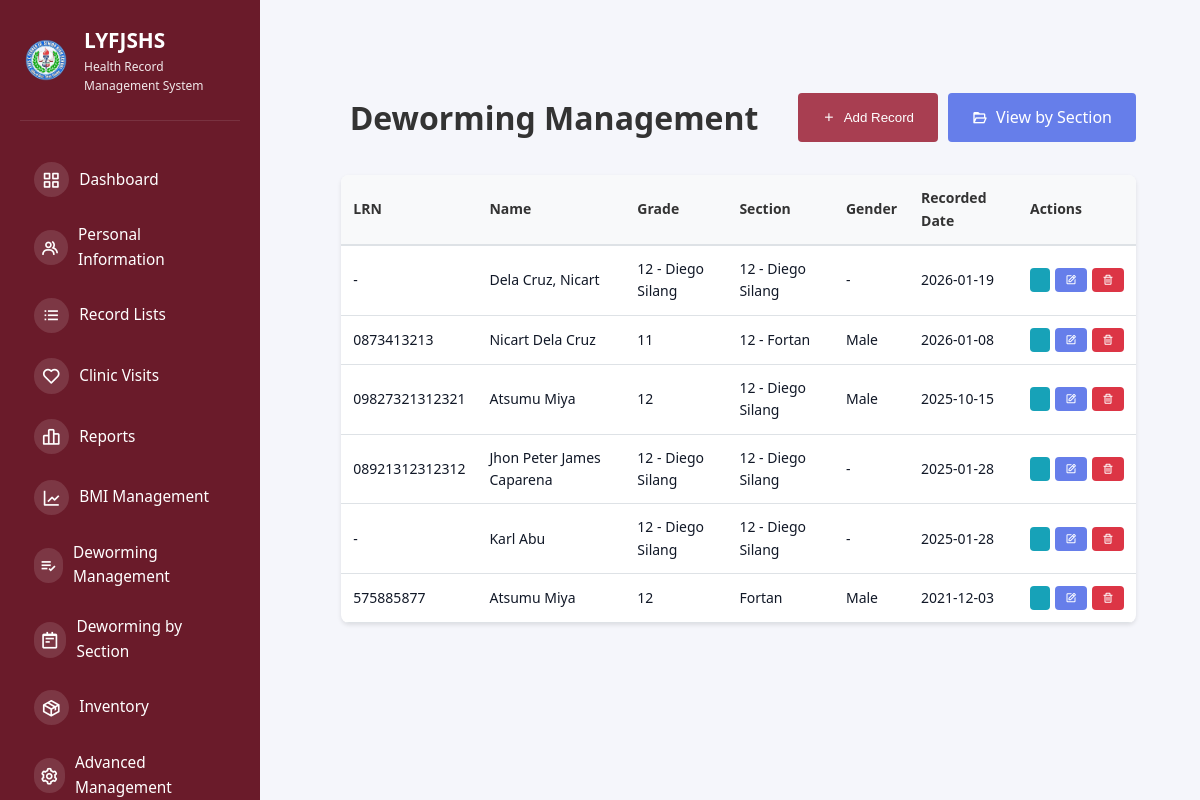
The page /deworming-management (signed in) on the database its author committed.
### tables this page shows
CREATE TABLE deworming_records (
                id INTEGER PRIMARY KEY AUTOINCREMENT,
                person_type TEXT NOT NULL,
                person_id TEXT,
                name TEXT NOT NULL,
                grade TEXT,
                section TEXT NOT NULL,
                lrn TEXT,
                school_year TEXT,
                pre_4ps_recipient TEXT,
                pre_4ps_with_consent TEXT,
                pre_non_4ps_consent TEXT,
                pre_deworming_consent TEXT,
                post_4ps_children TEXT,
                post_non_4ps_children TEXT,
                post_serious_illness TEXT,
                post_adverse_effect TEXT,
                remarks TEXT,
                recorded_date TEXT,
                recorded_by INTEGER,
                recorded_by_name TEXT,
                created_at TIMESTAMP DEFAULT CURRENT_TIMESTAMP,
                updated_at TIMESTAMP DEFAULT CURRENT_TIMESTAMP, gender TEXT,
                FOREIGN KEY(recorded_by) REFERENCES users(id)
            );

### src/app.py (the view)
@app.route("/deworming-management")
@require_role('super_admin', 'health_officer')
def deworming_management():
    user_role = session.get('role')
    user_id = session.get('user_id')
    db = get_db_connection()
    if not db:
        flash("Database error.", "danger")
        return redirect(url_for("dashboard"))
    try:
        cursor = db.cursor()
        if user_role == 'class_advisor':
            cursor.execute("SELECT advisory_class FROM users WHERE id = ?", (user_id,))
            user = cursor.fetchone()
            advisory_class = safe_row_get(user, 'advisory_class')
            if not advisory_class:
                db.close()
                flash("You have not been assigned an advisory class.", "danger")
                return redirect(url_for("dashboard"))
            cursor.execute("""
                SELECT * FROM deworming_records
                WHERE section = ?
                ORDER BY recorded_date DESC, name ASC
            """, (advisory_class,))
        else:
            cursor.execute("""
                SELECT * FROM deworming_records
                ORDER BY recorded_date DESC, name ASC
            """)
        deworming_records = cursor.fetchall()
        db.close()
        return render_template("admin/deworming_management.html", deworming_records=deworming_records)
    except sqlite3.Error as e:
        flash(f"Error loading deworming records: {str(e)}", "danger")
        if db:
            db.close()
        return redirect(url_for("dashboard"))

### src/app.py (called while the page is built)
@app.before_request
def check_user_status():
    if session.get("logged_in"):
        if request.endpoint in ['login', 'logout', 'register', 'pending_approval', 'static']:
            return
        if session.get("role") == "pending":
            return redirect(url_for("pending_approval"))
        db = get_db_connection()
        if db:
            try:
                cursor = db.cursor()
                cursor.execute("SELECT is_active FROM users WHERE id = ?", (session.get("user_id"),))
                user = cursor.fetchone()
                db.close()
                if not user or not safe_row_get(user, 'is_active', 1):
                    session.clear()
                    flash("Your account has been disabled. Please contact the administrator.", "danger")
                    return redirect(url_for("login"))
            except sqlite3.Error:
                db.close()

@app.context_processor
def inject_user():
    user = None
    if session.get("logged_in"):
        db = get_db_connection()
        if db:
            try:
                cursor = db.cursor()
                cursor.execute("SELECT * FROM users WHERE id = ?", (session.get("user_id"),))
                user = cursor.fetchone()
                db.close()
            except sqlite3.Error:
                pass
    return {'current_user': user, 'max': max, 'min': min, 'range': range}

def get_db_connection():
    try:
        conn = sqlite3.connect(DATABASE)
        conn.row_factory = sqlite3.Row  # This enables column access by name
        return conn
    except sqlite3.Error as e:
        print(f"Database connection error: {e}")
        return None

def safe_row_get(row, key, default=None):
    if row is None:
        return default
    try:
        return row[key]
    except (IndexError, KeyError):
        return default

### templates/admin/deworming_management.html (shortened to what this page needs)
{% extends "shared/base.html" %}
{% block content %}
<div class="deworming-container">
  <div class="deworming-header">
    <h1> Deworming Management</h1>
    <div class="header-actions">
      <button class="btn-add" onclick="openAddModal()">
        <i class='bx bx-plus'></i> Add Record
      </button>
      <a href="{{ url_for('deworming_section_view') }}" class="btn-secondary">
        <i class='bx bx-folder-open'></i> View by Section
      </a>
    </div>
  </div>
  {% if deworming_records %}
  <table class="deworming-table">
    <thead>
      <tr>
        <th>LRN</th>
        <th>Name</th>
        <th>Grade</th>
        <th>Section</th>
        <th>Gender</th>
        <th>Recorded Date</th>
        <th>Actions</th>
      </tr>
    </thead>
    <tbody>
      {% for record in deworming_records %}
      <tr>
        <td>{{ record['lrn'] or '-' }}</td>
        <td>{{ record['name'] }}</td>
        <td>{{ record['grade'] or '-' }}</td>
        <td>{{ record['section'] }}</td>
        <td>{{ record['gender'] or '-' }}</td>
        <td>{{ record['recorded_date'] }}</td>
        <td>
          <div class="action-buttons">
            <button class="btn-action btn-view" onclick="viewRecord({{ record['id'] }})" title="View">
            </button>
            <button class="btn-action btn-edit" onclick="openEditModal({{ record['id'] }})" title="Edit">
              <i class='bx bx-edit'></i>
            </button>
            <button class="btn-action btn-delete" onclick="deleteRecord({{ record['id'] }})" title="Delete">
              <i class='bx bx-trash'></i>
            </button>
          </div>
        </td>
      </tr>
      {% endfor %}
    </tbody>
  </table>
  {% else %}
  <div class="empty-state">
    <i class='bx bx-inbox'></i>
    <p>No deworming records found. <button class="btn-add" onclick="openAddModal()">Add one now</button></p>
  </div>
  {% endif %}
</div>
{% endblock %}

### static/css/dashboard.css (style rules this page uses)
* { margin: 0; padding: 0; box-sizing: border-box; }
:root { --primary-color: #2bb0a1; --secondary-color: #8b2340; --danger-color: #dc2626; --success-color: #16a34a; --warning-color: #ea580c; --light-bg: #f8fafc; --white: #ffffff; --text-dark: #1f2937; --text-light: #6b7280; --border-color: #e5e7eb; --shadow: 0 1px 3px rgba(0, 0, 0, 0.1); --shadow-lg: 0 10px 15px -3px rgba(0, 0, 0, 0.1); }
body { font-family: -apple-system, BlinkMacSystemFont, "Segoe UI", Roboto, Oxygen, Ubuntu, Cantarell, sans-serif; background-color: var(--light-bg); color: var(--text-dark); line-height: 1.6; }
html, body { height: 100%; font-family: system-ui, -apple-system, BlinkMacSystemFont, "Segoe UI", Roboto, sans-serif; }
body { background: #f5f6fb; color: #111827; }
.main-content h1 { font-size: 2.2rem; margin-bottom: 1.75rem; color: #111827; font-weight: 700; }
table { width: 100%; border-collapse: collapse; font-size: 14px; }
table thead { background-color: #a83e51; border-bottom: 2px solid var(--border-color); }
table th { padding: 15px; text-align: left; font-weight: 600; color: white; }
table td { padding: 15px; border-bottom: 1px solid var(--border-color); }

### templates/admin/deworming_management.html (style rules this page uses)
.deworming-container { max-width: 1200px; margin: 2rem auto; padding: 2rem; }
.deworming-header { display: flex; justify-content: space-between; align-items: center; margin-bottom: 2rem; flex-wrap: wrap; gap: 1rem; }
.deworming-header h1 { margin: 0; color: #333; font-size: 32px; }
.header-actions { display: flex; gap: 10px; flex-wrap: wrap; }
.btn-add { background: #a83e51; color: white; padding: 0.75rem 1.5rem; border: none; border-radius: 4px; cursor: pointer; font-weight: 500; transition: background 0.3s; display: inline-flex; align-items: center; gap: 8px; text-decoration: none; }
.btn-secondary { background: #667eea; color: white; padding: 0.75rem 1.5rem; border: none; border-radius: 4px; cursor: pointer; font-weight: 500; transition: background 0.3s; display: inline-flex; align-items: center; gap: 8px; text-decoration: none; }
.deworming-table { width: 100%; border-collapse: collapse; background: white; border-radius: 8px; overflow: hidden; box-shadow: 0 2px 4px rgba(0, 0, 0, 0.1); }
.deworming-table thead { background: #f8f9fa; }
.deworming-table th { padding: 12px; text-align: left; font-weight: 600; color: #333; border-bottom: 2px solid #dee2e6; }
.deworming-table td { padding: 12px; border-bottom: 1px solid #dee2e6; }
.action-buttons { display: flex; gap: 5px; }
.btn-action { padding: 6px 10px; border: none; border-radius: 4px; cursor: pointer; font-size: 12px; font-weight: 500; transition: opacity 0.3s; display: inline-flex; align-items: center; }
.btn-view { background: #17a2b8; color: white; }
.btn-edit { background: #667eea; color: white; }
.btn-delete { background: #dc3545; color: white; }

### rows shown on the page
deworming_records: lrn "-", name "Dela Cruz, Nicart", grade "12 - Diego Silang", section "12 - Diego Silang", record "-", recorded_date "2026-01-19"
deworming_records: lrn "0873413213", name "Nicart Dela Cruz", grade "11", section "12 - Fortan", gender "Male", recorded_date "2026-01-08"
deworming_records: lrn "09827321312321", name "Atsumu Miya", grade "12", section "12 - Diego Silang", gender "Male", recorded_date "2025-10-15"
deworming_records: lrn "08921312312312", name "Jhon Peter James Caparena", grade "12 - Diego Silang", section "12 - Diego Silang", record "-", recorded_date "2025-01-28"
deworming_records: lrn "-", name "Karl Abu", grade "12 - Diego Silang", section "12 - Diego Silang", record "-", recorded_date "2025-01-28"
deworming_records: lrn "575885877", name "Atsumu Miya", grade "12", section "Fortan", gender "Male", recorded_date "2021-12-03"
